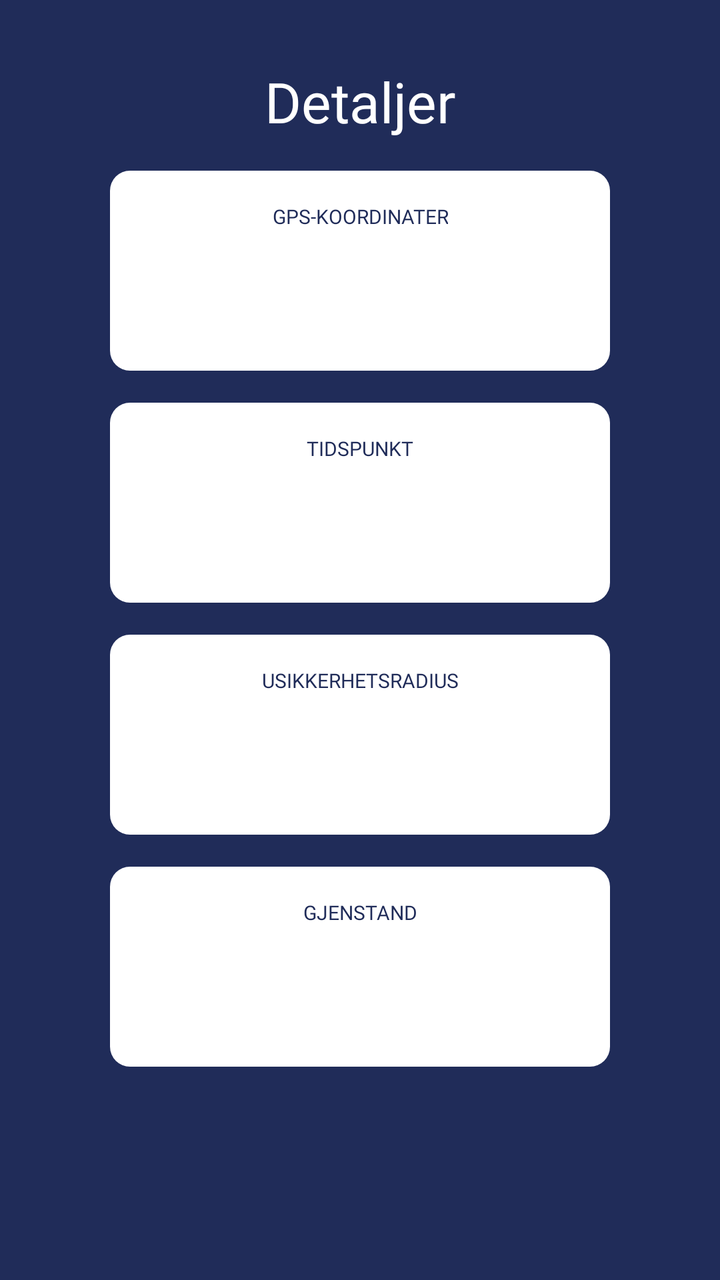
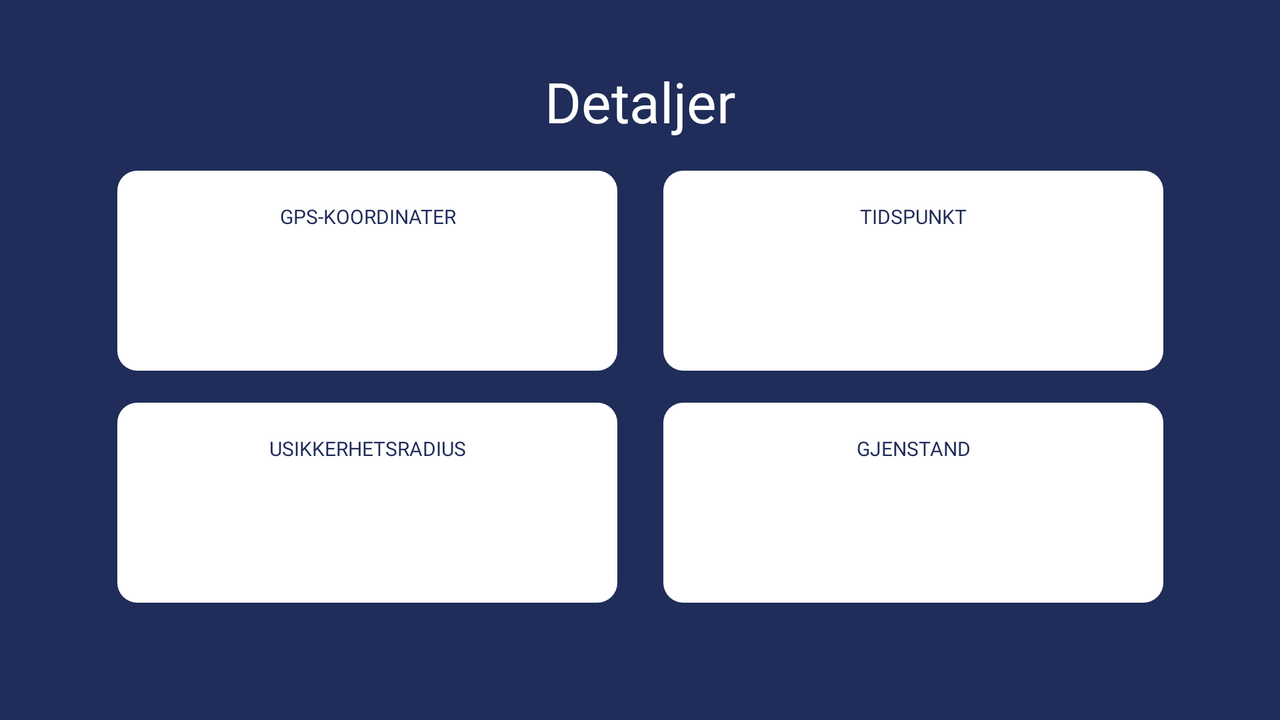

An Android layout and its configuration variant, each rendered on a device that would load it. The default file and the variant file are quoted in full after the pictures.
<!-- AndroidManifest.xml: application theme Theme.AppCompat.NoActionBar -->
<!-- res/layout/fragment_overview.xml -->
<?xml version="1.0" encoding="utf-8"?>
<androidx.constraintlayout.widget.ConstraintLayout
    xmlns:android="http://schemas.android.com/apk/res/android"
    xmlns:app="http://schemas.android.com/apk/res-auto"
    android:layout_width="match_parent"
    android:layout_height="match_parent"
    android:id="@+id/overviewFragment">

    <View
        android:layout_width="match_parent"
        android:layout_height="match_parent"
        android:background="@drawable/blue_background"/>

    <TextView
        android:id="@+id/overview"
        android:layout_width="wrap_content"
        android:layout_height="wrap_content"

        android:theme="@style/h1"
        android:text="@string/searchDetails"

        android:layout_marginTop="@dimen/input_header_margin_top"

        app:layout_constraintEnd_toEndOf="parent"
        app:layout_constraintStart_toStartOf="parent"
        app:layout_constraintTop_toTopOf="parent" />

    

    <androidx.constraintlayout.widget.ConstraintLayout
        android:id="@+id/box_gps"
        android:layout_width="@dimen/box_width"
        android:layout_height="@dimen/box_height"
        android:background="@drawable/overview_button_design"
        android:layout_marginTop="@dimen/box_margin_top"

        app:layout_constraintTop_toBottomOf="@id/overview"
        app:layout_constraintEnd_toEndOf="parent"
        app:layout_constraintStart_toStartOf="parent">

        <TextView
            android:id="@+id/gpsHeader"
            android:layout_width="wrap_content"
            android:layout_height="wrap_content"
            android:text="@string/gps_coordinates"
            android:theme="@style/ColumnInformation"

            android:layout_marginTop="@dimen/header_text_margin"

            app:layout_constraintEnd_toEndOf="parent"
            app:layout_constraintStart_toStartOf="parent"
            app:layout_constraintTop_toTopOf="parent" />

        <TextView
            android:id="@+id/gpsData"
            android:layout_width="wrap_content"
            android:layout_height="wrap_content"
            android:theme="@style/DataInformation"

            android:gravity="center"
            app:layout_constraintTop_toBottomOf="@id/gpsHeader"
            app:layout_constraintEnd_toEndOf="parent"
            app:layout_constraintStart_toStartOf="parent"
            app:layout_constraintBottom_toBottomOf="parent" />

        <Button
            android:id="@+id/gpsCoordinatesButton"
            android:layout_width="match_parent"
            android:layout_height="match_parent"
            android:background="@color/clear"

            app:layout_constraintBottom_toBottomOf="parent"
            app:layout_constraintEnd_toEndOf="parent"
            app:layout_constraintStart_toStartOf="parent"
            app:layout_constraintTop_toTopOf="parent" />

    </androidx.constraintlayout.widget.ConstraintLayout>

    

    <androidx.constraintlayout.widget.ConstraintLayout
        android:id="@+id/box_time"
        android:layout_width="@dimen/box_width"
        android:layout_height="@dimen/box_height"
        android:background="@drawable/overview_button_design"
        android:layout_marginTop="@dimen/box_margin_top"

        app:layout_constraintTop_toBottomOf="@id/box_gps"
        app:layout_constraintEnd_toEndOf="parent"
        app:layout_constraintStart_toStartOf="parent">

        <TextView
            android:id="@+id/timeHeader"
            android:layout_width="wrap_content"
            android:layout_height="wrap_content"
            android:text="@string/time"
            android:theme="@style/ColumnInformation"

            android:layout_marginTop="@dimen/header_text_margin"

            app:layout_constraintEnd_toEndOf="parent"
            app:layout_constraintStart_toStartOf="parent"
            app:layout_constraintTop_toTopOf="parent" />

        <TextView
            android:id="@+id/timeData"
            android:layout_width="wrap_content"
            android:layout_height="wrap_content"
            android:theme="@style/DataInformation"

            app:layout_constraintTop_toBottomOf="@id/timeHeader"
            app:layout_constraintBottom_toBottomOf="parent"
            app:layout_constraintEnd_toEndOf="parent"
            app:layout_constraintStart_toStartOf="parent" />

        <Button
            android:id="@+id/timeButton"
            android:layout_width="match_parent"
            android:layout_height="match_parent"
            android:background="@color/clear"

            app:layout_constraintBottom_toBottomOf="parent"
            app:layout_constraintEnd_toEndOf="parent"
            app:layout_constraintStart_toStartOf="parent"
            app:layout_constraintTop_toTopOf="parent" />

    </androidx.constraintlayout.widget.ConstraintLayout>

    

    <androidx.constraintlayout.widget.ConstraintLayout
        android:id="@+id/box_radius"
        android:layout_width="@dimen/box_width"
        android:layout_height="@dimen/box_height"
        android:background="@drawable/overview_button_design"
        android:layout_marginTop="@dimen/box_margin_top"

        app:layout_constraintTop_toBottomOf="@id/box_time"
        app:layout_constraintEnd_toEndOf="parent"
        app:layout_constraintStart_toStartOf="parent">

        <TextView
            android:id="@+id/radiusHeader"
            android:layout_width="wrap_content"
            android:layout_height="wrap_content"
            android:text="@string/radius"
            android:theme="@style/ColumnInformation"

            android:layout_marginTop="@dimen/header_text_margin"

            app:layout_constraintEnd_toEndOf="parent"
            app:layout_constraintStart_toStartOf="parent"
            app:layout_constraintTop_toTopOf="parent" />

        <TextView
            android:id="@+id/radiusData"
            android:layout_width="wrap_content"
            android:layout_height="wrap_content"
            android:theme="@style/DataInformation"

            app:layout_constraintTop_toBottomOf="@id/radiusHeader"
            app:layout_constraintBottom_toBottomOf="parent"
            app:layout_constraintEnd_toEndOf="parent"
            app:layout_constraintStart_toStartOf="parent" />

        <Button
            android:id="@+id/radiusButton"

            android:layout_width="match_parent"
            android:layout_height="match_parent"
            android:background="@color/clear"

            app:layout_constraintBottom_toBottomOf="parent"
            app:layout_constraintEnd_toEndOf="parent"
            app:layout_constraintStart_toStartOf="parent"
            app:layout_constraintTop_toTopOf="parent" />

    </androidx.constraintlayout.widget.ConstraintLayout>


    

    <androidx.constraintlayout.widget.ConstraintLayout
        android:id="@+id/box_item"
        android:layout_width="@dimen/box_width"
        android:layout_height="@dimen/box_height"
        android:background="@drawable/overview_button_design"
        android:layout_marginTop="@dimen/box_margin_top"

        app:layout_constraintTop_toBottomOf="@id/box_radius"
        app:layout_constraintEnd_toEndOf="parent"
        app:layout_constraintStart_toStartOf="parent">

        <TextView
            android:id="@+id/itemHeader"
            android:layout_width="wrap_content"
            android:layout_height="wrap_content"
            android:text="@string/item"
            android:theme="@style/ColumnInformation"

            android:layout_marginTop="@dimen/header_text_margin"

            app:layout_constraintEnd_toEndOf="parent"
            app:layout_constraintStart_toStartOf="parent"
            app:layout_constraintTop_toTopOf="parent" />

        <TextView
            android:id="@+id/itemData"
            android:layout_width="wrap_content"
            android:layout_height="wrap_content"
            android:theme="@style/DataInformation"

            app:layout_constraintTop_toBottomOf="@id/itemHeader"
            app:layout_constraintBottom_toBottomOf="parent"
            app:layout_constraintEnd_toEndOf="parent"
            app:layout_constraintStart_toStartOf="parent" />

        <Button
            android:id="@+id/itemButton"

            android:layout_width="match_parent"
            android:layout_height="match_parent"
            android:background="@color/clear"

            app:layout_constraintBottom_toBottomOf="parent"
            app:layout_constraintEnd_toEndOf="parent"
            app:layout_constraintStart_toStartOf="parent"
            app:layout_constraintTop_toTopOf="parent" />

    </androidx.constraintlayout.widget.ConstraintLayout>

</androidx.constraintlayout.widget.ConstraintLayout>
<!-- resources referenced by this layout -->
<resources>
  <color name="clear">#00FFFFFF</color>
  <dimen name="box_height">100dp</dimen>
  <dimen name="box_margin_top">16dp</dimen>
  <dimen name="box_width">250dp</dimen>
  <dimen name="header_text_margin">16dp</dimen>
  <dimen name="input_header_margin_top">32dp</dimen>
  <!-- drawable blue_background (drawable) -->
  <?xml version="1.0" encoding="UTF-8"?>
  <shape xmlns:android="http://schemas.android.com/apk/res/android">
      <solid android:color="@color/app_blue"/>
  </shape>
  <!-- drawable overview_button_design (drawable) -->
  <?xml version="1.0" encoding="utf-8"?>
  <shape xmlns:android="http://schemas.android.com/apk/res/android" android:shape="rectangle" >
  
      <solid android:color="@color/white"></solid>
  
      <corners android:radius="10dp"></corners>
  
  </shape>
  <string name="gps_coordinates">GPS-koordinater</string>
  <string name="item">Gjenstand</string>
  <string name="radius">Usikkerhetsradius</string>
  <string name="searchDetails">Detaljer</string>
  <string name="time">Tidspunkt</string>
  <style name="ColumnInformation">
          <item name="android:fontFamily">@font/brandon_med</item>
          <item name="android:textAllCaps">true</item>
          <item name="android:textColor">@color/app_blue</item>
          <item name="android:textSize">10sp</item>
          <item name="android:gravity">center_horizontal</item>
      </style>
  <style name="DataInformation">
          <item name="android:fontFamily">@font/brandon_med</item>
          <item name="android:textAllCaps">true</item>
          <item name="android:textColor">@color/app_blue</item>
          <item name="android:textSize">14sp</item>
      </style>
  <style name="h1">
          <item name="android:fontFamily">@font/brandon_med</item>
          <item name="android:textColor">@color/white</item>
          <item name="android:textSize">28sp</item>
          <item name="android:textAlignment">center</item>
      </style>
  <color name="app_blue">#202C59</color>
  <color name="white">#FFFFFF</color>
</resources>
<!-- res/layout-land/fragment_overview.xml (the repository's variant of the layout above) -->
<!-- drawn on the phone turned sideways -->
<?xml version="1.0" encoding="utf-8"?>
<androidx.constraintlayout.widget.ConstraintLayout
    xmlns:android="http://schemas.android.com/apk/res/android"
    xmlns:app="http://schemas.android.com/apk/res-auto"
    android:layout_width="match_parent"
    android:layout_height="match_parent">

    <View
        android:layout_width="match_parent"
        android:layout_height="match_parent"
        android:background="@drawable/blue_background"/>

    <TextView
        android:id="@+id/overview"
        android:layout_width="wrap_content"
        android:layout_height="wrap_content"

        android:theme="@style/h1"
        android:text="@string/searchDetails"

        android:layout_marginTop="@dimen/input_header_margin_top"

        app:layout_constraintEnd_toEndOf="parent"
        app:layout_constraintStart_toStartOf="parent"
        app:layout_constraintTop_toTopOf="parent" />

    

    <androidx.constraintlayout.widget.ConstraintLayout
        android:id="@+id/box_gps"
        android:layout_width="@dimen/box_width"
        android:layout_height="@dimen/box_height"
        android:layout_marginTop="@dimen/box_margin_top"
        android:background="@drawable/overview_button_design"

        app:layout_constraintEnd_toEndOf="parent"
        app:layout_constraintHorizontal_bias="0.15"
        app:layout_constraintStart_toStartOf="parent"
        app:layout_constraintTop_toBottomOf="@id/overview">

        <TextView
            android:id="@+id/gpsHeader"
            android:layout_width="wrap_content"
            android:layout_height="wrap_content"
            android:layout_marginTop="@dimen/header_text_margin"
            android:text="@string/gps_coordinates"

            android:theme="@style/ColumnInformation"

            app:layout_constraintEnd_toEndOf="parent"
            app:layout_constraintStart_toStartOf="parent"
            app:layout_constraintTop_toTopOf="parent" />

        <TextView
            android:id="@+id/gpsData"
            android:layout_width="wrap_content"
            android:layout_height="wrap_content"
            android:gravity="center"

            android:theme="@style/DataInformation"
            app:layout_constraintBottom_toBottomOf="parent"
            app:layout_constraintEnd_toEndOf="parent"
            app:layout_constraintStart_toStartOf="parent"
            app:layout_constraintTop_toBottomOf="@id/gpsHeader" />

        <Button
            android:id="@+id/gpsCoordinatesButton"
            android:layout_width="match_parent"
            android:layout_height="match_parent"
            android:background="@color/clear"

            app:layout_constraintBottom_toBottomOf="parent"
            app:layout_constraintEnd_toEndOf="parent"
            app:layout_constraintStart_toStartOf="parent"
            app:layout_constraintTop_toTopOf="parent" />

    </androidx.constraintlayout.widget.ConstraintLayout>

    

    <androidx.constraintlayout.widget.ConstraintLayout
        android:id="@+id/box_time"
        android:layout_width="@dimen/box_width"
        android:layout_height="@dimen/box_height"
        android:background="@drawable/overview_button_design"
        android:layout_marginTop="@dimen/box_margin_top"

        app:layout_constraintTop_toBottomOf="@id/overview"
        app:layout_constraintHorizontal_bias="0.85"
        app:layout_constraintEnd_toEndOf="parent"
        app:layout_constraintStart_toStartOf="parent">

        <TextView
            android:id="@+id/timeHeader"
            android:layout_width="wrap_content"
            android:layout_height="wrap_content"
            android:text="@string/time"
            android:theme="@style/ColumnInformation"

            android:layout_marginTop="@dimen/header_text_margin"

            app:layout_constraintEnd_toEndOf="parent"
            app:layout_constraintStart_toStartOf="parent"
            app:layout_constraintTop_toTopOf="parent" />

        <TextView
            android:id="@+id/timeData"
            android:layout_width="wrap_content"
            android:layout_height="wrap_content"
            android:theme="@style/DataInformation"

            app:layout_constraintTop_toBottomOf="@id/timeHeader"
            app:layout_constraintBottom_toBottomOf="parent"
            app:layout_constraintEnd_toEndOf="parent"
            app:layout_constraintStart_toStartOf="parent" />

        <Button
            android:id="@+id/timeButton"
            android:layout_width="match_parent"
            android:layout_height="match_parent"
            android:background="@color/clear"

            app:layout_constraintBottom_toBottomOf="parent"
            app:layout_constraintEnd_toEndOf="parent"
            app:layout_constraintStart_toStartOf="parent"
            app:layout_constraintTop_toTopOf="parent" />

    </androidx.constraintlayout.widget.ConstraintLayout>

    

    <androidx.constraintlayout.widget.ConstraintLayout
        android:id="@+id/box_radius"
        android:layout_width="@dimen/box_width"
        android:layout_height="@dimen/box_height"
        android:background="@drawable/overview_button_design"
        android:layout_marginTop="@dimen/box_margin_top"

        app:layout_constraintTop_toBottomOf="@id/box_gps"
        app:layout_constraintHorizontal_bias="0.15"
        app:layout_constraintEnd_toEndOf="parent"
        app:layout_constraintStart_toStartOf="parent">

        <TextView
            android:id="@+id/radiusHeader"
            android:layout_width="wrap_content"
            android:layout_height="wrap_content"
            android:text="@string/radius"
            android:theme="@style/ColumnInformation"

            android:layout_marginTop="@dimen/header_text_margin"

            app:layout_constraintEnd_toEndOf="parent"
            app:layout_constraintStart_toStartOf="parent"
            app:layout_constraintTop_toTopOf="parent" />

        <TextView
            android:id="@+id/radiusData"
            android:layout_width="wrap_content"
            android:layout_height="wrap_content"
            android:theme="@style/DataInformation"

            app:layout_constraintTop_toBottomOf="@id/radiusHeader"
            app:layout_constraintBottom_toBottomOf="parent"
            app:layout_constraintEnd_toEndOf="parent"
            app:layout_constraintStart_toStartOf="parent" />

        <Button
            android:id="@+id/radiusButton"

            android:layout_width="match_parent"
            android:layout_height="match_parent"
            android:background="@color/clear"

            app:layout_constraintBottom_toBottomOf="parent"
            app:layout_constraintEnd_toEndOf="parent"
            app:layout_constraintStart_toStartOf="parent"
            app:layout_constraintTop_toTopOf="parent" />

    </androidx.constraintlayout.widget.ConstraintLayout>


    

    <androidx.constraintlayout.widget.ConstraintLayout
        android:id="@+id/box_item"
        android:layout_width="@dimen/box_width"
        android:layout_height="@dimen/box_height"
        android:background="@drawable/overview_button_design"
        android:layout_marginTop="@dimen/box_margin_top"

        app:layout_constraintTop_toBottomOf="@id/box_time"
        app:layout_constraintHorizontal_bias="0.85"
        app:layout_constraintEnd_toEndOf="parent"
        app:layout_constraintStart_toStartOf="parent">

        <TextView
            android:id="@+id/itemHeader"
            android:layout_width="wrap_content"
            android:layout_height="wrap_content"
            android:text="@string/item"
            android:theme="@style/ColumnInformation"

            android:layout_marginTop="@dimen/header_text_margin"

            app:layout_constraintEnd_toEndOf="parent"
            app:layout_constraintStart_toStartOf="parent"
            app:layout_constraintTop_toTopOf="parent" />

        <TextView
            android:id="@+id/itemData"
            android:layout_width="wrap_content"
            android:layout_height="wrap_content"
            android:theme="@style/DataInformation"

            app:layout_constraintTop_toBottomOf="@id/itemHeader"
            app:layout_constraintBottom_toBottomOf="parent"
            app:layout_constraintEnd_toEndOf="parent"
            app:layout_constraintStart_toStartOf="parent" />

        <Button
            android:id="@+id/itemButton"

            android:layout_width="match_parent"
            android:layout_height="match_parent"
            android:background="@color/clear"

            app:layout_constraintBottom_toBottomOf="parent"
            app:layout_constraintEnd_toEndOf="parent"
            app:layout_constraintStart_toStartOf="parent"
            app:layout_constraintTop_toTopOf="parent" />

    </androidx.constraintlayout.widget.ConstraintLayout>

</androidx.constraintlayout.widget.ConstraintLayout>
